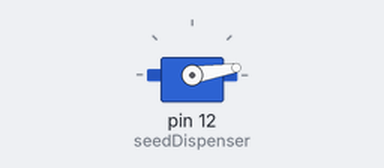
A sketch run on a simulated Arduino Uno, built with avr-gcc and run on an emulated ATmega328P. On the bench: servo.

Above: at 0.15 s.
At 1.35 s:
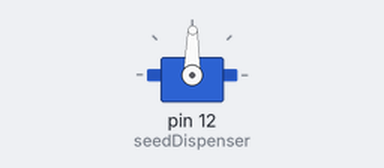
At 2.56 s:
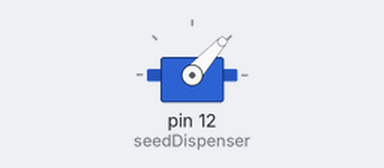
At 3.7 s:
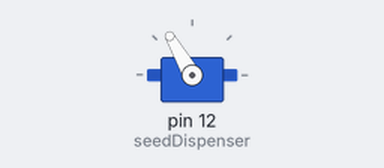
Timing chart, 0 to 5.2 s (numbered marks = the images above):
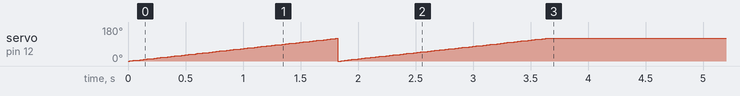

The sketch:

Seed_Dispenser.ino
```cpp
#include <Servo.h>

Servo seedDispenser;

void setup() {
  // put your setup code here, to run once:
  seedDispenser.attach(12);
}

int count = 0;

void loop() {
  while (count < 2) {
    int pos;
    for (pos = 0; pos <= 120; pos++) {
        seedDispenser.write(pos);
        delay(15);
    }

    for (pos = 120; pos <= 0; pos--) {
        seedDispenser.write(pos);
        delay(15);
    }

    count++;
  }

}
```
